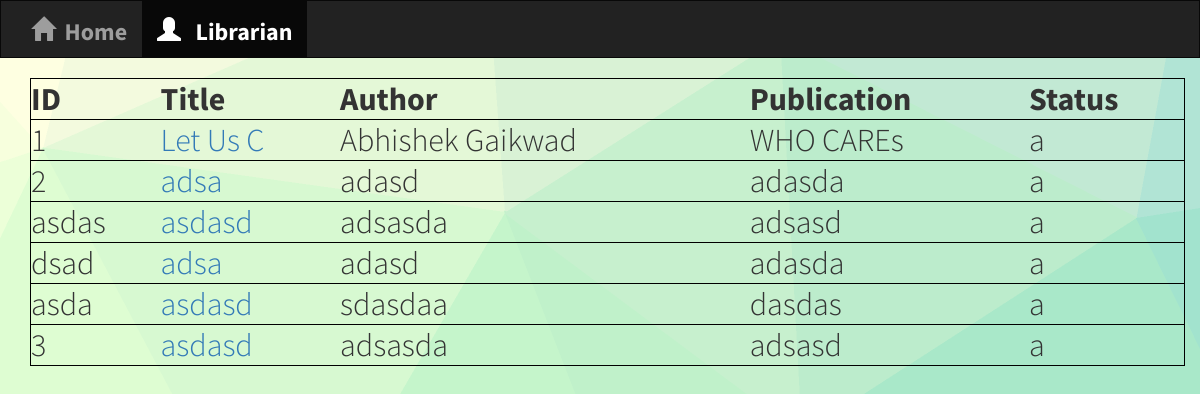
The app's page /librarian/books/, older data.
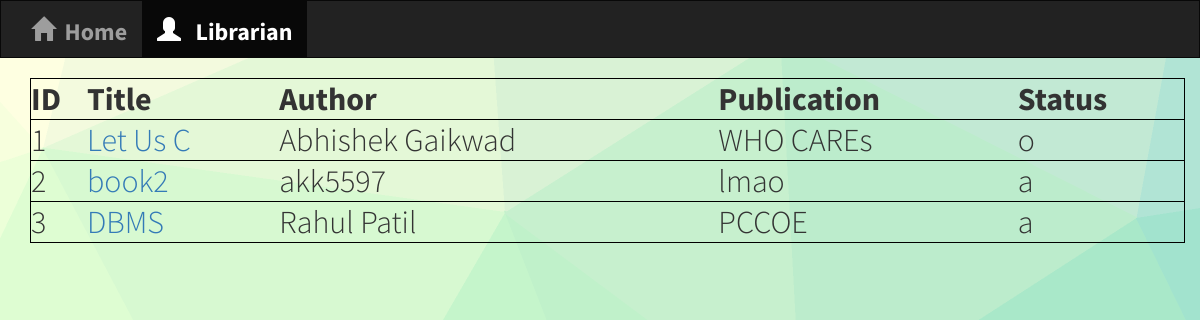
The same page, newer data.
### librarian/models.py (models this page shows)
class Book(models.Model):
    book_id = models.CharField(primary_key=True, max_length=50, help_text="Unique ID for this particular book across whole library")
    title = models.CharField(max_length=200)
    author = models.CharField(max_length=200, null=True)
    publisher = models.CharField(max_length=200, null=True)
    student_issued = Student()
    LOAN_STATUS = (
        ('o', 'On loan'),
        ('a', 'Available'),
        ('r', 'Reserved'),
    )
    status= models.CharField(max_length=1, choices=LOAN_STATUS, default='a', help_text='Book availability')
    '''def get_absolute_url(self):

        Returns the url to access a particular book instance.

        return reverse('book-detail', args=[str(self.book_id)])'''
    def __str__(self):
        return self.title

### librarian/views.py (the view)
def index(request):
	all_book = list(Book.objects.all())
	print(all_book)
	return render(request,'index.html',{'all_book':all_book})

### librarian/templates/index.html
{% extends 'base.html' %}
{% block content %}
<table style="width:100%; font-size:32px;">
  <tr>
  	<th><strong>ID</strong></th>
    <th><strong>Title</strong></th>
    <th><strong>Author</strong></th>
    <th><strong>Publication</strong></th>
    <th><strong>Status</strong></th>
  </tr>
  {% for book in all_book %}
  <tr>
  	<td>{{book.book_id}}</td>
  	<td><a href ="/librarian/books/{{ book.book_id }}/">{{book.title}}</a></td>
  	<td>{{book.author}}</td>
  	<td>{{book.publisher}}</td>
  	<td>{{book.status}}</td>
  </tr>
  {% endfor %}
</table>
{% endblock %}

### librarian/templates/base.html (shortened to what this page needs)
<html lang="en">
	<head>
{% load staticfiles %}
<link rel="stylesheet" href="https://maxcdn.bootstrapcdn.com/bootstrap/3.3.7/css/bootstrap.min.css">
<link rel = "stylesheet" type ="text/css" href =" {% static 'student/style.css' %}" />
<link rel = "stylesheet" type ="text/css" href =" {% static 'student/base.css' %}" />
		<nav class="navbar navbar-inverse">
		  <div class="container-fluid">
			<ul class="nav navbar-nav">
				<li class=""><a href="/"><span class="glyphicon glyphicon-home"></span><b>&nbsp;&nbsp;Home</b></a></li>
				<li class="active"><a href="{% url 'home' %}"><span class="glyphicon glyphicon-user"></span><b>&nbsp;&nbsp; Librarian</b></a></li>
			</ul>
		  </div>
		</nav>
	</head>
  <body>
    <main>
	<div class="container-fluid" style='margin-left:15px'>
      {% block content %}
      {% endblock %}
	</div>
	</main>
  </body>
</html>

### librarian/static/student/style.css (style rules this page uses)
body { background: white url("images/background1.jpg"); font-family: 'Source Sans Pro',sans-serif; font-size:24px; }
.navbar { border-radius: 0; }
tr { border: 1px solid black; }

### librarian/static/student/base.css (style rules this page uses)
* { box-sizing: border-box; margin: 0; padding: 0; font-weight: 300; }
body { font-family: 'Source Sans Pro', sans-serif; font-weight: 300; }

### librarian/templates/base.html (style rules this page uses)
html, body { height:100% }

Row changes from the older to the newer data that the page shows:
removed Book: book_id "asdas", title "asdasd", author "adsasda", publisher "adsasd", status "a"
removed Book: book_id "dsad", title "adsa", author "adasd", publisher "adasda", status "a"
removed Book: book_id "asda", title "asdasd", author "sdasdaa", publisher "dasdas", status "a"
changed Book "Let Us C": status "a" → "o"
changed Book id 2: title "adsa" → "book2"; author "adasd" → "akk5597"; publisher "adasda" → "lmao"
changed Book id 3: title "asdasd" → "DBMS"; author "adsasda" → "Rahul Patil"; publisher "adsasd" → "PCCOE"
